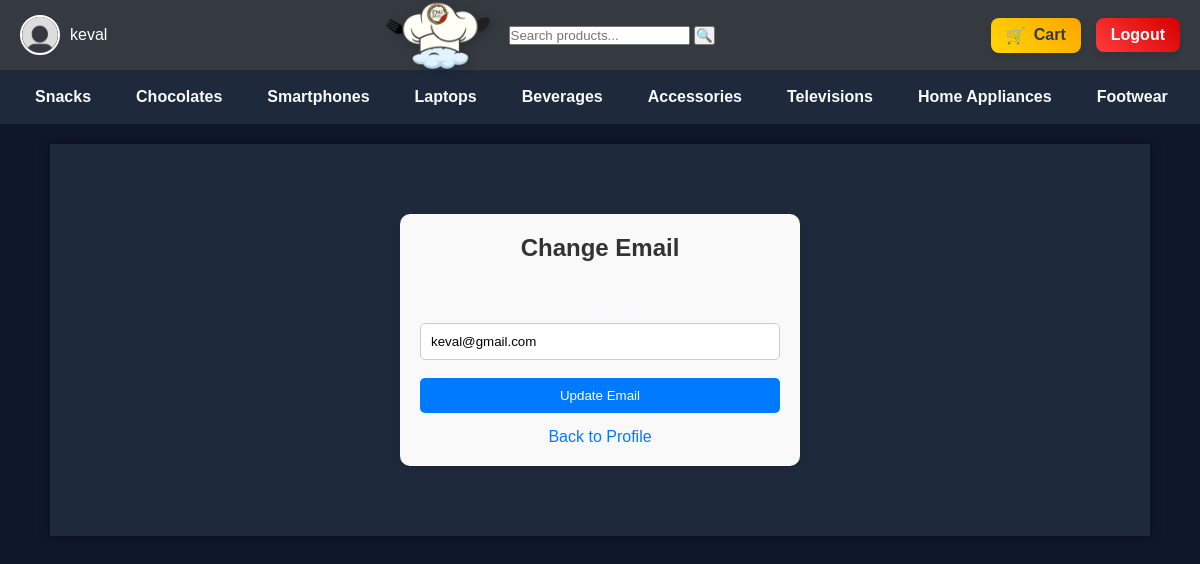
The page /change-email/ (signed in) on the database its author committed.
### store/models.py (models this page shows, shortened)
class Category(models.Model):
    name = models.CharField(max_length=255, unique=True)
    created_at = models.DateTimeField(auto_now_add=True)
    slug = models.SlugField(unique=True, blank=True)

### store/views.py (the view)
# urls.py: path('change-email/', change_email, name='change_email'),
@login_required
def change_email(request):
    if request.method == "POST":
        form = EmailChangeForm(request.POST, instance=request.user)
        if form.is_valid():
            form.save()
            return redirect('profile')  # Redirect to the profile page after email update
    else:
        form = EmailChangeForm(instance=request.user)
    return render(request, 'store/change_email.html', {'form': form})

### store/forms.py (shortened to what this page needs)
class EmailChangeForm(forms.ModelForm):
    class Meta:
        model = User
        fields = ['email']

### store/context_processor.py (called while the page is built)
def navbar_processor(request):
    return {
        'categories': Category.objects.all(),
        'navbar_links': NavbarLink.objects.all(),
    }

### store/templates/store/change_email.html (shortened to what this page needs)
{% extends "store/base.html" %}
{% load static %}
{% block content %}
    <link rel="stylesheet" href="{% static 'css/change_email.css' %}">
    <div class="change-email-container">
        <h2>Change Email</h2>
        <form method="post">
            {{ form.as_p }}
            <button type="submit">Update Email</button>
        </form>
        <p><a href="{% url 'profile' %}">Back to Profile</a></p>
    </div>
{% endblock %}

### store/templates/store/base.html (shortened to what this page needs)
<!DOCTYPE html>
<html lang="en">
<head>
    {% load static %}
    <link rel="stylesheet" href="{% static 'css/base.css' %}">
</head>
<body>
    <div class="store-container">
        <nav class="store-navbar">
            <div class="store-nav-left">
                {% if user.is_authenticated %}
                    <div class="store-profile">
                        <img src="{% static 'images/profile.png' %}" alt="Profile" class="store-profile-img">
                        <a href="{% url 'profile' %}" class="store-username">{{ user.username }}</a>
                    </div>
                {% endif %}
            </div>
            <div class="store-nav-center">
                <a href="{% if request.resolver_match.url_name == 'product_list' %}{% url 'dashboard' %}{% else %}{% url 'product_list' %}{% endif %}" class="store-logo-link">
                    <img src="{% static 'images/logo.png' %}" alt="Store Logo" class="store-logo-img">
                </a>
                <form method="GET" action="{% url 'search_results' %}" class="store-search-form">
                    <input type="text" name="q" placeholder="Search products..." required>
                    <button type="submit">🔍</button>
                </form>
            </div>
            <div class="store-nav-right">
                {% if user.is_authenticated %}
                    <a href="{% url 'cart' %}" class="store-cart-btn">
                        <span class="store-cart-icon">🛒</span> Cart
                    </a>
                    <form action="{% url 'logout' %}" method="post" class="store-logout-form">
                        <button type="submit" class="store-logout-btn">Logout</button>
                    </form>
                {% else %}
                    <a href="{% url 'signup' %}" class="store-auth-btn">Signup</a>
                    <a href="{% url 'login' %}" class="store-auth-btn">Login</a>
                {% endif %}
            </div>
        </nav>
        <nav class="store-secondary-navbar">
            <ul>
                {% for category in categories %}
                    <li><a href="{% url 'category_detail' category.slug %}">{{ category.name }}</a></li>
                {% endfor %}
            </ul>
        </nav>
        <div class="store-content">
            {% block content %}
            {% endblock %}
        </div>
    </div>
</body>
</html>

### store/static/css/base.css (style rules this page uses)
* { margin: 0; padding: 0; box-sizing: border-box; font-family: Arial, sans-serif; }
body { background-color: #0f172a; margin: 0; padding: 0; }
.store-container * { margin: 0 ; padding: 0; box-sizing: border-box; font-family: Arial, sans-serif; }
.store-container { background-color: #0f172a !important; }
.store-navbar { display: flex; justify-content: space-between; align-items: center; background-color: #343a40; padding: 10px 20px; color: white; height: 70px; }
.store-nav-left { display: flex; align-items: center; }
.store-profile { display: flex; align-items: center; }
.store-profile-img { width: 40px; height: 40px; border-radius: 50%; margin-right: 10px; border: 2px solid white; }
.store-username { font-size: 16px; color: white; text-decoration: none; }
.store-nav-center { display: flex; align-items: center; justify-content: center; flex-grow: 1; gap: 15px; }
.store-logo-link { display: inline-block; }
.store-logo-img { height: 110px; width: auto; max-width: 180px; object-fit: contain; filter: drop-shadow(2px 2px 4px rgba(0, 0, 0, 0.2)); }
.store-nav-right { display: flex; align-items: center; gap: 15px; }
.store-cart-btn { display: flex; align-items: center; justify-content: center; gap: 8px; background: linear-gradient(45deg, #FFD700, #FFA500); color: #343a40; font-size: 16px; font-weight: bold; padding: 8px 15px; border-radius: 8px; text-decoration: none; box-shadow: 0 4px 6px rgba(0, 0, 0, 0.1); transition: background 0.3s ease, transform 0.3s ease, box-shadow 0.3s ease; position: relative; overflow: hidden; }
.store-logout-form { display: inline-block; }
.store-logout-btn { display: flex; align-items: center; justify-content: center; gap: 8px; background: linear-gradient(45deg, #FF3B3B, #D50000); color: white; font-size: 16px; font-weight: bold; padding: 8px 15px; border-radius: 8px; text-decoration: none; box-shadow: 0 4px 6px rgba(0, 0, 0, 0.1); transition: background 0.3s ease, transform 0.3s ease, box-shadow 0.3s ease; border: none; cursor: pointer; }
.store-content { max-width: 1100px; margin: 20px auto; padding: 20px; background: #1e293b; color: #f8fafc; box-shadow: 0px 0px 10px rgba(0, 0, 0, 0.4); }
.store-secondary-navbar { background-color: #1e293b; padding: 10px 0; }
.store-secondary-navbar ul { list-style: none; display: flex; justify-content: flex-start; padding: 0; margin-left: 20px; gap: 15px; }
.store-secondary-navbar li { display: inline-block; }
.store-secondary-navbar a { display: inline-block; padding: 8px 15px; color: #f8fafc; text-decoration: none; font-size: 16px; font-weight: bold; transition: color 0.3s ease, background 0.3s ease, transform 0.3s ease; border-radius: 5px; }

### store/static/css/change_email.css (style rules this page uses)
.change-email-container { max-width: 400px; margin: 50px auto; padding: 20px; background-color: #f9f9f9; border-radius: 10px; box-shadow: 0 4px 8px rgba(0, 0, 0, 0.1); }
.change-email-container h2 { text-align: center; margin-bottom: 20px; color: #333; }
.change-email-container form { display: flex; flex-direction: column; }
.change-email-container form input { width: 100%; padding: 10px; margin: 8px 0; border: 1px solid #ccc; border-radius: 5px; }
.change-email-container button { background-color: #007bff; color: white; padding: 10px; border: none; border-radius: 5px; cursor: pointer; margin-top: 10px; }
.change-email-container p { text-align: center; margin-top: 15px; }
.change-email-container a { color: #007bff; text-decoration: none; }

### rows shown on the page
Category: name "Snacks"
Category: name "Chocolates"
Category: name "Smartphones"
Category: name "Laptops"
Category: name "Beverages"
Category: name "Accessories"
Category: name "Televisions"
Category: name "Home Appliances"
Category: name "Footwear"

### other values the page prints
{{ user.username }} "keval"
